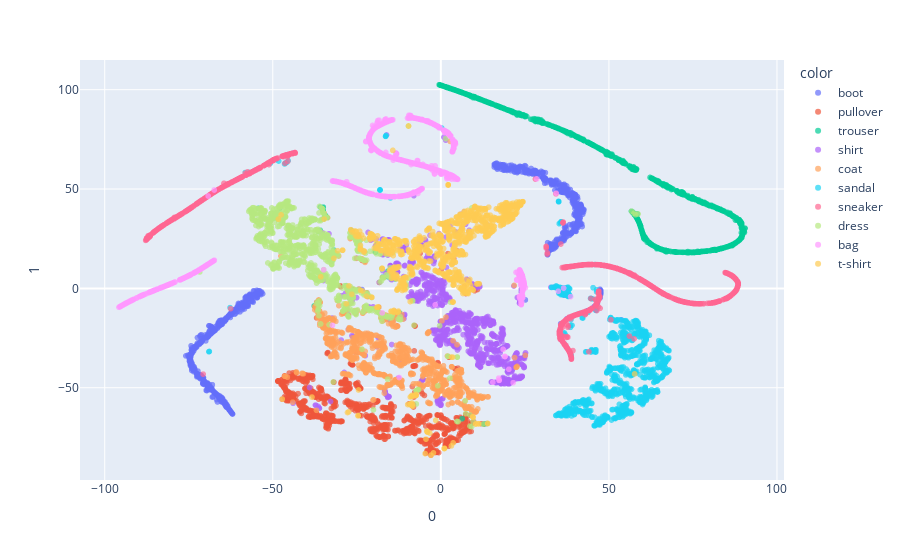

Notebook code for this chart:
### Markdown cell above
### t-SNE

### Code cell
from sklearn.manifold import TSNE

tsne = TSNE(n_components=2)
encoded_samples_reduced_TSNE = tsne.fit_transform(encoded_samples)
fig3a = px.scatter(encoded_samples_reduced_TSNE, x=0, y =1, 
    color=[label_names[l] for l in encoded_samples.label.to_numpy()], opacity=0.7)
fig3a.show()
fig3a.write_image(f'images/10D_finetuned_TSNE.eps', width=2000, height=700)

# very interesting but computationally expensive
# tsne3 = TSNE(n_components=3)
# encoded_samples_reduced_TSNE3 = tsne3.fit_transform(encoded_samples)
# fig3b = px.scatter_3d(encoded_samples_reduced_TSNE3, x=0, y=1, z=2,
#     color=[label_names[l] for l in encoded_samples.label.to_numpy()], opacity=0.7)
# fig3b.show()

### Figure 1 — Plotly figure (JSON) as saved in the notebook; plotly's stock layout.template omitted (floating-point values rounded to 4 significant figures; data arrays with more than 128 entries replaced by an {"elided": "..."} marker saying what was removed)
{"data": [{"hovertemplate": "color=boot<br>0=%{x}<br>1=%{y}<extra></extra>", "legendgroup": "boot", "marker": {"color": "#636efa", "opacity": 0.7, "symbol": "circle"}, "mode": "markers", "name": "boot", "showlegend": true, "type": "scattergl", "x": {"elided": "1000 float values"}, "xaxis": "x", "y": {"elided": "1000 float values"}, "yaxis": "y"}, {"hovertemplate": "color=pullover<br>0=%{x}<br>1=%{y}<extra></extra>", "legendgroup": "pullover", "marker": {"color": "#EF553B", "opacity": 0.7, "symbol": "circle"}, "mode": "markers", "name": "pullover", "showlegend": true, "type": "scattergl", "x": {"elided": "1000 float values"}, "xaxis": "x", "y": {"elided": "1000 float values"}, "yaxis": "y"}, {"hovertemplate": "color=trouser<br>0=%{x}<br>1=%{y}<extra></extra>", "legendgroup": "trouser", "marker": {"color": "#00cc96", "opacity": 0.7, "symbol": "circle"}, "mode": "markers", "name": "trouser", "showlegend": true, "type": "scattergl", "x": {"elided": "1000 float values"}, "xaxis": "x", "y": {"elided": "1000 float values"}, "yaxis": "y"}, {"hovertemplate": "color=shirt<br>0=%{x}<br>1=%{y}<extra></extra>", "legendgroup": "shirt", "marker": {"color": "#ab63fa", "opacity": 0.7, "symbol": "circle"}, "mode": "markers", "name": "shirt", "showlegend": true, "type": "scattergl", "x": {"elided": "1000 float values"}, "xaxis": "x", "y": {"elided": "1000 float values"}, "yaxis": "y"}, {"hovertemplate": "color=coat<br>0=%{x}<br>1=%{y}<extra></extra>", "legendgroup": "coat", "marker": {"color": "#FFA15A", "opacity": 0.7, "symbol": "circle"}, "mode": "markers", "name": "coat", "showlegend": true, "type": "scattergl", "x": {"elided": "1000 float values"}, "xaxis": "x", "y": {"elided": "1000 float values"}, "yaxis": "y"}, {"hovertemplate": "color=sandal<br>0=%{x}<br>1=%{y}<extra></extra>", "legendgroup": "sandal", "marker": {"color": "#19d3f3", "opacity": 0.7, "symbol": "circle"}, "mode": "markers", "name": "sandal", "showlegend": true, "type": "scattergl", "x": {"elided": "1000 float values"}, "xaxis": "x", "y": {"elided": "1000 float values"}, "yaxis": "y"}, {"hovertemplate": "color=sneaker<br>0=%{x}<br>1=%{y}<extra></extra>", "legendgroup": "sneaker", "marker": {"color": "#FF6692", "opacity": 0.7, "symbol": "circle"}, "mode": "markers", "name": "sneaker", "showlegend": true, "type": "scattergl", "x": {"elided": "1000 float values"}, "xaxis": "x", "y": {"elided": "1000 float values"}, "yaxis": "y"}, {"hovertemplate": "color=dress<br>0=%{x}<br>1=%{y}<extra></extra>", "legendgroup": "dress", "marker": {"color": "#B6E880", "opacity": 0.7, "symbol": "circle"}, "mode": "markers", "name": "dress", "showlegend": true, "type": "scattergl", "x": {"elided": "1000 float values"}, "xaxis": "x", "y": {"elided": "1000 float values"}, "yaxis": "y"}, {"hovertemplate": "color=bag<br>0=%{x}<br>1=%{y}<extra></extra>", "legendgroup": "bag", "marker": {"color": "#FF97FF", "opacity": 0.7, "symbol": "circle"}, "mode": "markers", "name": "bag", "showlegend": true, "type": "scattergl", "x": {"elided": "1000 float values"}, "xaxis": "x", "y": {"elided": "1000 float values"}, "yaxis": "y"}, {"hovertemplate": "color=t-shirt<br>0=%{x}<br>1=%{y}<extra></extra>", "legendgroup": "t-shirt", "marker": {"color": "#FECB52", "opacity": 0.7, "symbol": "circle"}, "mode": "markers", "name": "t-shirt", "showlegend": true, "type": "scattergl", "x": {"elided": "1000 float values"}, "xaxis": "x", "y": {"elided": "1000 float values"}, "yaxis": "y"}], "layout": {"legend": {"title": {"text": "color"}, "tracegroupgap": 0}, "margin": {"t": 60}, "xaxis": {"anchor": "y", "domain": [0, 1], "title": {"text": "0"}}, "yaxis": {"anchor": "x", "domain": [0, 1], "title": {"text": "1"}}}}
